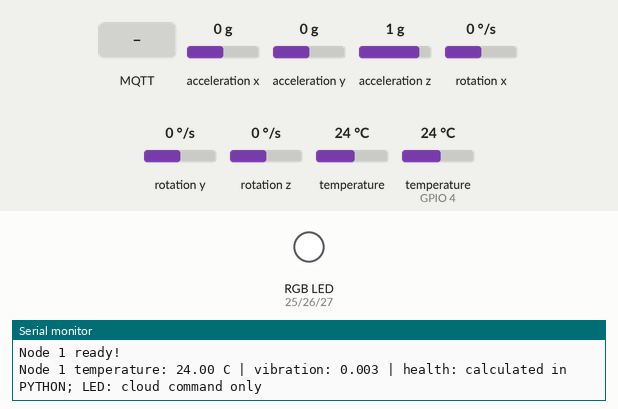
The sketch below on a simulated ESP32. On the bench: an RGB LED mixed from three pins (HIGH = lit), the last lines printed to the serial monitor. Inputs (shaded band) come from the test bench; at power-on: acceleration x 0 g, acceleration y 0 g, acceleration z 1 g, rotation x 0 °/s, rotation y 0 °/s, rotation z 0 °/s, temperature 24 °C, temperature (sensor on GPIO 4) 24 °C. WiFi joins after 1.5 s; servers stay silent unless stated; no MQTT or app messages arrive unless stated.

Above: at 2.4 s.
2.5 s: MQTT message "LED_GREEN" arrives on the first subscribed topic
At 4.2 s:
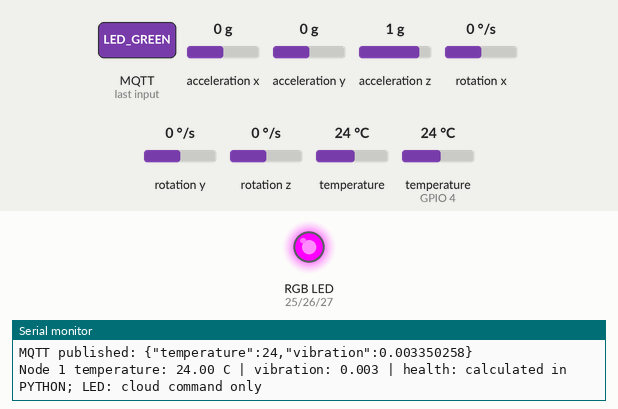
4.5 s: MQTT message "LED_YELLOW" arrives on the first subscribed topic
At 6.0 s:
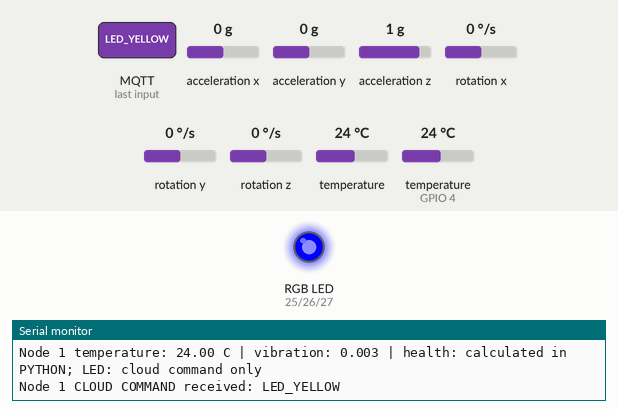
6.5 s: MQTT message "LED_RED" arrives on the first subscribed topic
At 7.4 s:
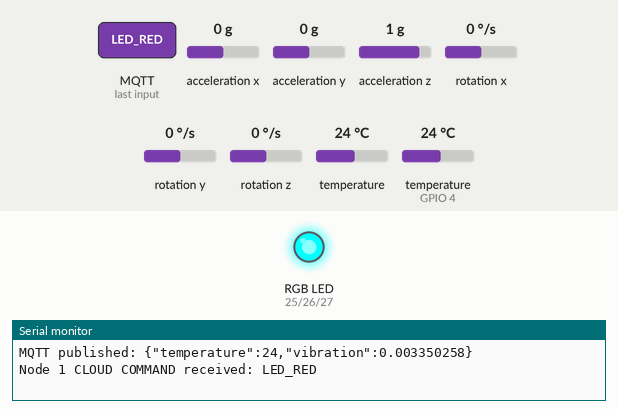
Timing chart, 0 to 9.5 s (numbered marks = the images above; inputs shaded):
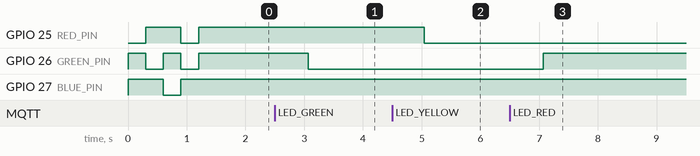

The sketch:

node1_temperature_vibration.ino
```cpp
// Node 1: Temperature and vibration
// Wokwi ESP32 firmware; communicates through MQTT via the Python gateway.

/*
  Node 1: CLOUD-AUTHORITATIVE LEDs, no local health classification.
  Sensors: temperature (DS18B20), vibration indicator (MPU6050).
  MQTT sensor -> Python gateway -> ThingSpeak React/ThingHTTP -> TalkBack
  -> Python gateway -> MQTT command -> RGB LED -> acknowledgment.
  RGB common-anode, COM to 3V3, R=25 G=26 B=27.
*/

#include <WiFi.h>
#include <Wire.h>
#include <OneWire.h>
#include <DallasTemperature.h>
#include <Adafruit_MPU6050.h>
#include <Adafruit_Sensor.h>
#include <PubSubClient.h>
#include <ArduinoJson.h>
#include <math.h>

// ============================================================
// 1. NETWORK SETTINGS
// These values tell the ESP32 WHICH Wi-Fi network and MQTT
// server to use. Keep the MQTT topic identical to the topic
// used by gateway.py (PROJECT_ID + /node1/data).
//
// The public broker is ONLY a message router. This sketch does
// not write to ThingSpeak directly.
// ============================================================
const char* WIFI_NAME = "Wokwi-GUEST";
const char* WIFI_PASSWORD = "";

// Public test broker: use synthetic/demo measurements only.
const char* MQTT_BROKER = "broker.emqx.io";
const uint16_t MQTT_PORT = 1883;
const char* MQTT_TOPIC = "motor-lab/CHANGE_TO_A_UNIQUE_NONPERSONAL_ID/node1/data";
// Gateway sends *only simulated diagnostic LED commands* to this topic.
const char* MQTT_COMMAND_TOPIC = "motor-lab/CHANGE_TO_A_UNIQUE_NONPERSONAL_ID/node1/cmd";
// Node confirms which command it processed (gateway displays acknowledgments).
const char* MQTT_ACK_TOPIC = "motor-lab/CHANGE_TO_A_UNIQUE_NONPERSONAL_ID/node1/ack";
const char* MQTT_BOOT_TOPIC = "motor-lab/CHANGE_TO_A_UNIQUE_NONPERSONAL_ID/node1/boot";

// millis() uses milliseconds: 1000 ms = one second.
// Sensor reading, screen printing, and MQTT sending have
// INDEPENDENT intervals. Their events need not occur together.
const unsigned long PUBLISH_INTERVAL_MS = 2000;
const unsigned long PRINT_INTERVAL_MS   = 2000;
const unsigned long SENSOR_INTERVAL_MS  = 1000;
const unsigned long WIFI_RETRY_MS       = 5000;
const unsigned long MQTT_RETRY_MS       = 3000;
const unsigned long PUBLISH_RETRY_MS    = 3000;
// The retry values are MINIMUM waiting periods between attempts,
// not guarantees that a network connection succeeds in that time.

// ==================== SENSOR + RGB PINS =====================
#define TEMP_PIN 4
#define RED_PIN 25
#define GREEN_PIN 26
#define BLUE_PIN 27

// ============================================================
// 3. GLOBAL OBJECTS AND MEASUREMENTS
// OneWire + DallasTemperature communicate with DS18B20.
// Adafruit_MPU6050 communicates with the motion sensor over I2C.
// WiFiClient is the network transport used by PubSubClient.
//
// Global measurements hold the most recent sample. Both the
// Serial Monitor and MQTT use these SAME variables, but at
// different times according to their schedules.
// ============================================================
OneWire oneWire(TEMP_PIN);
DallasTemperature tempSensor(&oneWire);
Adafruit_MPU6050 mpu;

WiFiClient wifiClient;
PubSubClient mqttClient(wifiClient);

float temperature = 0.0f;
float vibration = 0.0f;

// Publish immediately when MQTT connects; then every 2 seconds.
// After a failed publish, retry in 3 seconds instead of waiting 15.
bool publishPending = false;
bool sensorReady = false;
bool hasPublished = false;
unsigned long lastSuccessfulPublish = 0;
unsigned long lastPublishAttempt = 0;

// ======================= CLOUD RGB LED ========================
const bool RGB_COMMON_ANODE = true;  // Node 1: COM -> 3V3
// This LED displays ONLY the last received cloud command.
// No sensor threshold/health calculation runs on the ESP32.
enum LedState { WAIT_CLOUD, LED_HEALTHY, LED_WARNING, LED_ALARM, LED_TEST_BLUE };
LedState cloudLed = WAIT_CLOUD;

void rgbWrite(bool red, bool green, bool blue) {
  digitalWrite(RED_PIN,   (red   ^ RGB_COMMON_ANODE) ? HIGH : LOW);
  digitalWrite(GREEN_PIN, (green ^ RGB_COMMON_ANODE) ? HIGH : LOW);
  digitalWrite(BLUE_PIN,  (blue  ^ RGB_COMMON_ANODE) ? HIGH : LOW);
}
void rgbOff() { rgbWrite(false, false, false); }
void updateRGB() {
  switch (cloudLed) {
    case LED_HEALTHY:   rgbWrite(false, true, false); break;
    case LED_WARNING:   rgbWrite(true, true, false); break;
    case LED_ALARM:     rgbWrite((millis()/500UL)%2UL == 0UL, false, false); break;
    case LED_TEST_BLUE: rgbWrite(false, false, true); break;
    default:            rgbOff(); break;  // awaiting ThingSpeak command
  }
}
void testRGBAtStartup() {
  Serial.println("RGB self-test: RED > GREEN > BLUE > YELLOW");
  rgbWrite(true,false,false); delay(300);
  rgbWrite(false,true,false); delay(300);
  rgbWrite(false,false,true); delay(300);
  rgbWrite(true,true,false); delay(300);
  rgbOff();
  Serial.println("LED OFF: waiting for ThingSpeak TalkBack command");
}

// ============================================================
// 5. CONNECTIVITY - RETRY WITHOUT A PERMANENT WAIT LOOP
// maintainWiFi() and maintainMQTT() are called repeatedly from
// loop(). When already connected, they return immediately.
// When disconnected, they attempt connections after a retry gap.
// IMPORTANT: Individual Wi-Fi or MQTT connection attempts may
// still take some real time; this isn't fully asynchronous I/O.
// ============================================================
// ============ RECEIVE CLOUD COMMAND (NO LOCAL DECISION) ========
void onMqttMessage(char* topic, byte* payload, unsigned int length) {
  if (String(topic) != MQTT_COMMAND_TOPIC) return;
  String command;
  for (unsigned int i=0; i<length; ++i) command += (char)payload[i];
  command.trim();
  if (command == "LED_GREEN") {
    cloudLed = LED_HEALTHY;
  } else if (command == "LED_YELLOW") {
    cloudLed = LED_WARNING;
  } else if (command == "LED_RED") {
    cloudLed = LED_ALARM;
  } else if (command == "LED_BLUE") {  // manual test only
    cloudLed = LED_TEST_BLUE;
  } else {
    Serial.print("Unknown cloud command: "); Serial.println(command);
    return;
  }
  Serial.print("Node 1 CLOUD COMMAND received: "); Serial.println(command);
  updateRGB();
  if (mqttClient.connected()) mqttClient.publish(MQTT_ACK_TOPIC, command.c_str());
}

void maintainWiFi() {
  if (WiFi.status() == WL_CONNECTED) return;

  static unsigned long lastAttempt = 0;
  if (lastAttempt != 0 && millis() - lastAttempt < WIFI_RETRY_MS) return;

  lastAttempt = millis();
  Serial.println("Connecting to Wokwi Wi-Fi...");
  WiFi.begin(WIFI_NAME, WIFI_PASSWORD, 6);
}

void maintainMQTT() {
  if (WiFi.status() != WL_CONNECTED || mqttClient.connected()) return;

  static unsigned long lastAttempt = 0;
  if (lastAttempt != 0 && millis() - lastAttempt < MQTT_RETRY_MS) return;

  lastAttempt = millis();
  String clientID = "ESP32-Node1-" + String((uint32_t)ESP.getEfuseMac(), HEX);
  Serial.print("Connecting to MQTT... ");

  if (mqttClient.connect(clientID.c_str())) {
    Serial.println("connected!");
    // MQTT subscriptions are session-based; subscribe after every reconnect.
    // Resynchronize LED state after each Wokwi restart/reconnection.
    mqttClient.publish(MQTT_BOOT_TOPIC, "BOOT", false);
    if (mqttClient.subscribe(MQTT_COMMAND_TOPIC)) {
      Serial.print("Subscribed to commands: ");
      Serial.println(MQTT_COMMAND_TOPIC);
    } else {
      Serial.println("Command subscription failed.");
    }
    publishPending = true;  // Schedule first publish once sensor data is ready.
    lastPublishAttempt = 0;
    Serial.print("Topic: ");
    Serial.println(MQTT_TOPIC);
  } else {
    Serial.print("failed; MQTT state = ");
    Serial.println(mqttClient.state());
  }
}

// ============================================================
// 6. READ WOKWI SENSOR VALUES
// This function is scheduled once per second by loop().
// The sensor values do NOT originate from MQTT or ThingSpeak:
// the ESP32 reads its own simulated components in Wokwi.
// ============================================================
void readSensors() {
  // DS18B20 gives the simulated sensor temperature in Celsius.
  tempSensor.requestTemperatures();
  float reading = tempSensor.getTempCByIndex(0);
  if (reading != DEVICE_DISCONNECTED_C && reading >= -55.0f && reading <= 125.0f) {
    temperature = reading;
  } else {
    Serial.println("Warning: invalid DS18B20 reading; keeping last value.");
  }

  // MPU6050 returns x/y/z acceleration in m/s^2.
  sensors_event_t accel, gyro, sensorTemp;
  mpu.getEvent(&accel, &gyro, &sensorTemp);

  const float x = accel.acceleration.x;
  const float y = accel.acceleration.y;
  const float z = accel.acceleration.z;
  const float totalAcceleration = sqrtf(x * x + y * y + z * z);

  // Coursework-only vibration indicator: deviation from gravity.
  // This is NOT a true sampled vibration RMS measurement.
  vibration = fabsf(totalAcceleration - 9.81f);
}

// ================= PRINT RAW SENSOR READINGS ===================
void printStatus() {
  Serial.print("Node 1 temperature: "); Serial.print(temperature, 2);
  Serial.print(" C | vibration: "); Serial.print(vibration,3);
  Serial.println(" | health: calculated in PYTHON; LED: cloud command only");
}

// ============================================================
// 8. PUBLISH NODE 1 VALUES THROUGH THE MQTT BROKER
// Creates one JSON message with temperature and vibration;
// the Python gateway calculates and uploads health condition.
//
// Data route:
// Wokwi ESP32 -> broker.emqx.io -> gateway.py subscriber.
//
// A 'true' return from publish() confirms that the library
// accepted the outgoing message. Python printing NODE 1
// RECEIVED confirms the subscriber actually got the message.
// ============================================================
void publishSensorData() {
  if (!mqttClient.connected()) {
    Serial.println("MQTT upload skipped: broker not connected.");
    return;
  }

  JsonDocument doc;
  doc["temperature"] = temperature;
  doc["vibration"] = vibration;

  String payload;
  serializeJson(doc, payload);

  lastPublishAttempt = millis();
  if (mqttClient.publish(MQTT_TOPIC, payload.c_str())) {
    lastSuccessfulPublish = millis();
    hasPublished = true;
    publishPending = false;
    Serial.print("MQTT published: ");
    Serial.println(payload);
  } else {
    publishPending = true;
    Serial.println("MQTT publish failed; will retry in 3 seconds.");
  }
}

// ============================================================
// 9. STARTUP
// setup() runs once after reboot. Initialize Serial, the LED,
// both sensors, and MQTT settings. Wi-Fi connection is started;
// the main loop will keep checking its progress.
// ============================================================
void setup() {
  Serial.begin(115200);

  pinMode(RED_PIN, OUTPUT);
  pinMode(GREEN_PIN, OUTPUT);
  pinMode(BLUE_PIN, OUTPUT);
  rgbOff();
  testRGBAtStartup();

  Serial.println("\n================================");
  Serial.println("NODE 1 - TEMPERATURE + VIBRATION");
  Serial.println("Network: MQTT to Python Gateway");
  Serial.println("================================");

  tempSensor.begin();
  Wire.begin(21, 22);

  if (!mpu.begin()) {
    Serial.println("ERROR: MPU6050 NOT FOUND");
    while (true) delay(100);
  }
  mpu.setAccelerometerRange(MPU6050_RANGE_8_G);

  mqttClient.setServer(MQTT_BROKER, MQTT_PORT);
  mqttClient.setCallback(onMqttMessage);
  // Limit the time a stalled broker can block a connection attempt.
  mqttClient.setSocketTimeout(2);
  mqttClient.setKeepAlive(30);
  maintainWiFi();
  Serial.println("Node 1 ready!");
}

// ============================================================
// 10. MAIN LOOP — THE SCHEDULER
// loop() runs repeatedly. millis() helps run each activity at
// its own frequency WITHOUT using delay(15000).
//
// TIMING SUMMARY (assuming network is available):
// - ~every 1 second: readSensors() only
// - ~every 2 seconds: printStatus() to ESP32 Serial Monitor
// - upon MQTT connection: publish the latest sensor values ASAP
// - ~every 2 seconds after successful publication: publish
// - every loop pass: update LED and service the MQTT connection
//
// The Python gateway receives publications asynchronously via
// the broker. Screen printing and Python receipt are NOT linked.
// ============================================================
void loop() {
  // Sensor sampling remains local. Health classification does NOT.
  // Timers are static so they remember timestamps across loops.
  // Subtracting unsigned millis() values also handles wraparound.
  static unsigned long lastSensor = 0;
  if (millis() - lastSensor >= SENSOR_INTERVAL_MS) {
    lastSensor = millis();
    readSensors();
    sensorReady = true;
  }
  updateRGB();

  // Keep MQTT connection alive and process network traffic.
  maintainWiFi();
  maintainMQTT();
  // MQTT loop keeps the connection alive and processes packets.
  // Call it frequently instead of sleeping for 15 seconds.
  if (mqttClient.connected()) mqttClient.loop();

  // Print measurements every 2 seconds.
  static unsigned long lastPrint = 0;
  if (millis() - lastPrint >= PRINT_INTERVAL_MS) {
    lastPrint = millis();
    printStatus();
  }

  // One immediate upload after (re)connection, then every 2 seconds.
  // MQTT publishing does not share ThingSpeak's 15-second channel limit.
  // If a publish fails, retry in 3 seconds while still reading sensors.
  if (mqttClient.connected() && sensorReady) {
    const unsigned long now = millis();
    // First successful connection/reconnection schedules a send.
    const bool firstOrReconnect = publishPending || !hasPublished;
    // Only a SUCCESSFUL publish resets the 15-second countdown.
    const bool regularUpload = hasPublished &&
      (now - lastSuccessfulPublish >= PUBLISH_INTERVAL_MS);
    // After a failed attempt, wait 3 seconds before trying again.
    // A connection may still fail independently of our timers.
    const bool retryReady = lastPublishAttempt == 0 ||
      (now - lastPublishAttempt >= PUBLISH_RETRY_MS);

    if ((firstOrReconnect || regularUpload) && retryReady) {
      publishSensorData();
    }
  }

  // Small loop pause reduces busy-waiting. The 15-second interval
  // is NOT implemented by this delay; it is controlled by millis().
  delay(20);
}
```

Measured:
- after the input at 2.5 s, GPIO 26 (GREEN_PIN): HIGH → LOW after 0.57 s
- after the input at 4.5 s, GPIO 25 (RED_PIN): HIGH → LOW after 0.54 s
- after the input at 6.5 s, GPIO 26 (GREEN_PIN): LOW → HIGH after 0.57 s
